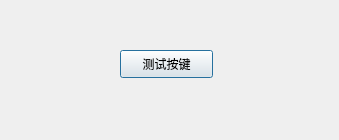
<?xml version="1.0" encoding="UTF-8"?>
<ui version="4.0">
 <class>Dialog</class>
 <widget class="QDialog" name="Dialog">
  <property name="geometry">
   <rect>
    <x>0</x>
    <y>0</y>
    <width>339</width>
    <height>140</height>
   </rect>
  </property>
  <property name="windowTitle">
   <string>Dialog</string>
  </property>
  <widget class="QPushButton" name="dialog_button">
   <property name="geometry">
    <rect>
     <x>120</x>
     <y>50</y>
     <width>93</width>
     <height>28</height>
    </rect>
   </property>
   <property name="text">
    <string>测试按键</string>
   </property>
  </widget>
 </widget>
 <resources/>
 <connections/>
</ui>
